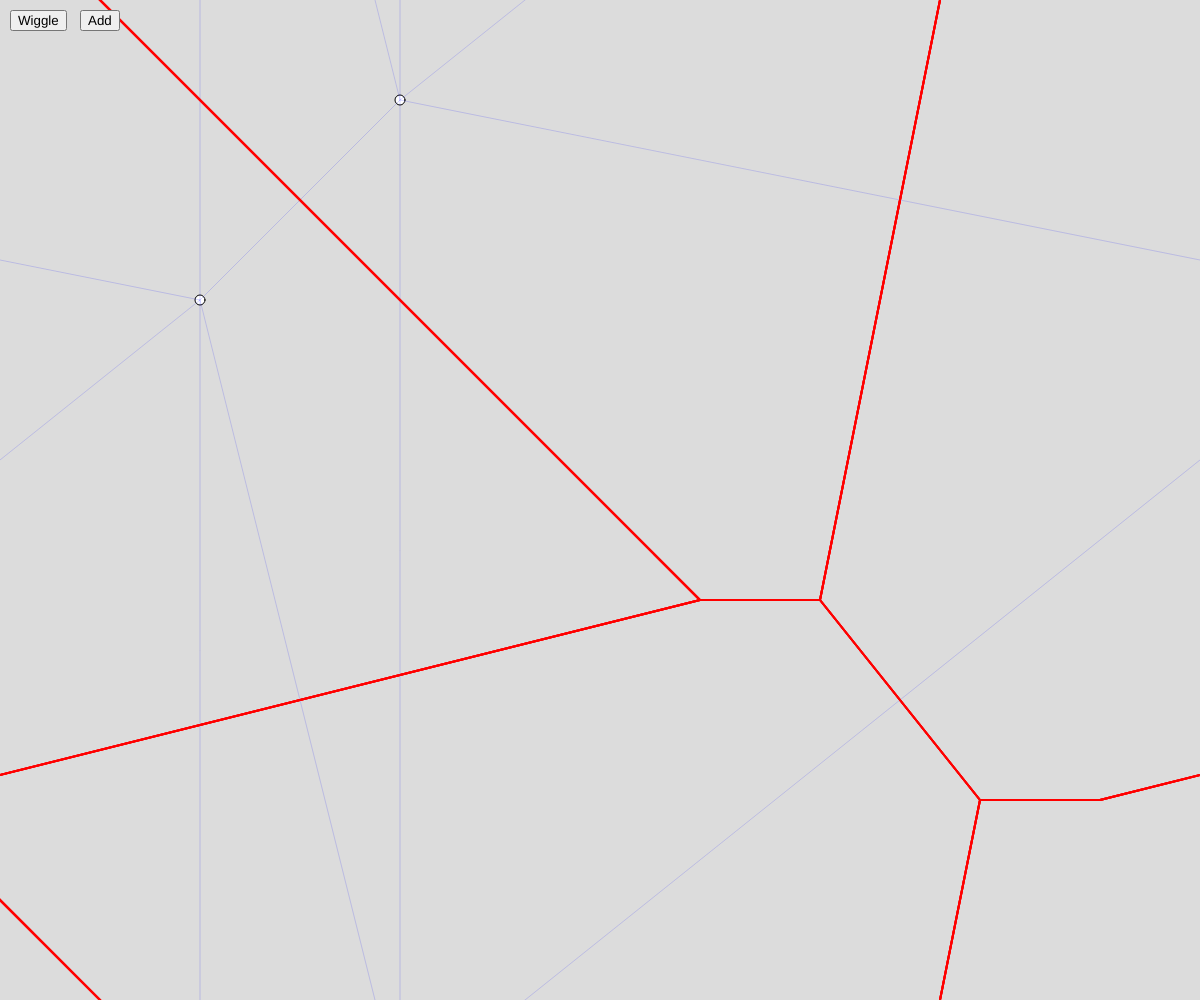
Frame 1 (no input)
Frame 60 (no input): identical to frame 1, image omitted
Frame 120 (the mouse pressed at the canvas centre since frame 60): identical to frame 1, image omitted

The p5.js sketch that drew this single still picture (run headless with seeded random() and noise() and a simulated clock; from frame 60 on, the mouse is pressed at the canvas centre):

// p5.js sketch
// ── sketch.js
let voronoi;
let wiggling;

function setup() {
  createCanvas(window.innerWidth, window.innerHeight, 800);
  voronoi = new Voronoi([[400, 100], [200, 300]]);
  
  let btn = createButton("Wiggle");
  btn.mousePressed(toggleWiggle);
  btn.position(10, 10);
  
  let add_p = createButton("Add");
  add_p.mousePressed(add_particle);
  add_p.position(80, 10);
  
  wiggling = false;
  
  frameRate(30);
}

function draw() {
  background(220);
  voronoi.update(wiggling);
  voronoi.display();
}

function keyPressed() {
  if (key === 'p') {
    voronoi.add_particle(mouseX, mouseY, wiggling);
  }
}

function doubleClicked() {
  voronoi.add_particle(mouseX, mouseY, wiggling);
}

function add_particle() {
  voronoi.add_particle(random(0, width), random(0, height), wiggling);
}

function toggleWiggle() {
  voronoi.toggleWiggle();
  wiggling = !wiggling;
}
// ── Particle.js
class Particle {
  constructor(x, y, wiggling) {
    this.pos = createVector(x, y);
    this.seed = [x, y];
    this.selected = false;
    this.picked = false;
    this.size = 10;
    this.wiggle = wiggling;
  }
  
  display() {
    push();
    fill(255);
    if (this.selected || this.picked) {
      stroke(255, 0, 0);
    } else {
      stroke(0, 0, 0);
    }
    translate(this.pos.x, this.pos.y);
    circle(0, 0, this.size);
    pop();
  }
  
  update() {
    var touching
    if (this.selected && (mouseIsPressed || (touches.length > 0))) {
      this.picked = true;
      this.pos.x = mouseX;
      this.pos.y = mouseY;
    } else {
      this.picked = false;
    }
    const distance = (this.pos.x - mouseX)**2 + (this.pos.y - mouseY)**2
    if (distance < (this.size/2)**2) {
      this.selected = true;
    } else {
      this.selected = false;
    }
    
    if (this.wiggle) {
      let dx = 5*noise(0.005*frameCount + this.seed[0]) - 2.5 
      let dy = 5*noise(0.005*frameCount + this.seed[1]) - 2.5 
      this.pos.x = this.wrap(this.pos.x + dx, 0, width);
      this.pos.y = this.wrap(this.pos.y + dy, 0, height);
    }
    
    for (let touch of touches) {
      const distance = (this.pos.x - touch.x)**2 + (this.pos.y - touch.y)**2
      if (distance < (this.size/2)**2) {
        this.selected = true;
      } else {
        this.selected = false;
      }
    }
  }
  
  wrap(x, minval, maxval) {
    let range = maxval - minval;
    return ((x - minval) % range + range) % range + minval;
  }
}
// ── Voronoi.js
class Voronoi {
  constructor(positions) {
    this.particles = [];
    for (let i = 0; i < positions.length; i++) {
      this.particles.push(new Particle(positions[i][0], positions[i][1]));
    }
    this.sup1 = createVector(-4*width, -height);
    this.sup2 = createVector(2*width, -height);
    this.sup3 = createVector(2*width, 5*height);
    this.triangles = [];
    this.points = [];
  }
  
  toggleWiggle() {
    for (let i = 0; i < this.particles.length; i++) {
      this.particles[i].wiggle = !this.particles[i].wiggle;
    }
  }
  
  update() {
    for (let i = 0; i < this.particles.length; i++) {
      this.particles[i].update();
    }
    
    // do delauny triangulation
    // add ghost points for periodic boundary conditions
    var periodic_points = [];
    for (let i = -1; i < 2; i++) {
      for (let j = -1; j < 2; j++) {
        for (let k = 0; k < this.particles.length; k++) {
          periodic_points.push(createVector(this.particles[k].pos.x + i * width, 
                                this.particles[k].pos.y + j * height));
        }
      }
    }
    this.points = periodic_points;
//     let periodic_points = []
//     for (let k = 0; k < this.particles.length; k++) {
//       periodic_points.push(this.particles[k].pos);
//     }
    let triangulation = [];
    // add super triangle
    triangulation.push(new Triangle(this.sup1, this.sup2, this.sup3));
    for (let i = 0; i < periodic_points.length; i++) {
      let new_triangulation = [];
      let bad_triangles = [];
      for (let j = 0; j < triangulation.length; j++) {
        if (triangulation[j].in_circumcircle(periodic_points[i])) {
          bad_triangles.push(triangulation[j]);
        } else {
          new_triangulation.push(triangulation[j]);
        }
      }
      let edges = [];
      for (let j = 0; j < bad_triangles.length; j++) {
        edges.push([bad_triangles[j].vertices[0],
                    bad_triangles[j].vertices[1]]);
        
        edges.push([bad_triangles[j].vertices[1],
                    bad_triangles[j].vertices[2]]);

        edges.push([bad_triangles[j].vertices[2],
                    bad_triangles[j].vertices[0]]);
      }
      // find unique edges and retriangulate the resulting polygon with these edges
      for (let j = 0; j < edges.length; j++) {
        let count = 0;
        for (let k = 0; k < edges.length; k++) {
          if (Triangle.same_edge(edges[k], edges[j])) {
            count++;
          }
        }
        if (count == 1) {
          // unique edge
          new_triangulation.push(new Triangle(edges[j][0], 
                                              edges[j][1],
                                              periodic_points[i]));
        }
      }
      triangulation = new_triangulation;
    }
    let final_triangulation = [];
    for (let i = 0; i < triangulation.length; i++) {
      if (!(triangulation[i].has_vertex(this.sup1) ||
          triangulation[i].has_vertex(this.sup2) ||
          triangulation[i].has_vertex(this.sup3))) {
        final_triangulation.push(triangulation[i]);
      }
    }
    this.triangles = final_triangulation;
  }
  
  display() {
    for (let i = 0; i < this.particles.length; i++) {
      this.particles[i].display();
    }
    
    for (let i = 0; i < this.triangles.length; i++) {
      this.triangles[i].display();
    }
    
    // draw the voronoi diagram
    for (let i = 0; i < this.points.length; i++) {
      let tris = []
      for (let j = 0; j < this.triangles.length; j++) {
        if (this.triangles[j].has_vertex(this.points[i])) {
          tris.push(this.triangles[j]);
        }
      }
      for (let l = 0; l < tris.length; l++) {
        for (let k = 0; k < tris.length; k++) {
          if (k != l) {
            if (tris[l].shares_edge(tris[k])) {
              push();
              stroke(255, 0, 0);
              strokeWeight(2);
              line(tris[l].circumcenter.x, tris[l].circumcenter.y, 
                   tris[k].circumcenter.x, tris[k].circumcenter.y)
              pop();
            }
          }
        }
      }
    }
  }
  
  add_particle(x, y, wiggling) {
    this.particles.push(new Particle(x, y, wiggling));
  }
}

class Triangle {
  constructor(pos1, pos2, pos3) {
    // sort the indices anticlockwise 
    let a = p5.Vector.sub(pos1, pos2);
    let b = p5.Vector.sub(pos2, pos3);
    let det_ab = a.x * b.y - b.x * a.y;
    if (det_ab < 0) {
      this.vertices = [pos1, pos3, pos2];
    } else if (det_ab > 0) {
      this.vertices = [pos1, pos2, pos3];
    } else {
      this.vertices = [pos1, pos2, pos3];
    }
  }
  
  in_circumcircle(pos) {
    // calculate vectors for test determinant
    let v1 = createVector(this.vertices[0].x - pos.x, 
                          this.vertices[1].x - pos.x, 
                          this.vertices[2].x - pos.x);
    let v2 = createVector(this.vertices[0].y - pos.y, 
                          this.vertices[1].y - pos.y, 
                          this.vertices[2].y - pos.y);
    let v3 = createVector(v1.x**2 + v2.x**2, v1.y**2 + v2.y**2, v1.z**2 + v2.z**2)
    // calulate volume of parallelipiped as determinant
    let determinant = (v1.cross(v2)).dot(v3);
    return determinant > 0;
  }
  
  get circumcenter() {
    let D = 2*(this.vertices[0].x * (this.vertices[1].y - this.vertices[2].y) +
               this.vertices[1].x * (this.vertices[2].y - this.vertices[0].y) + 
               this.vertices[2].x * (this.vertices[0].y - this.vertices[1].y));
    let u_x = 1/D * (this.vertices[0].magSq() * (this.vertices[1].y - this.vertices[2].y) + 
                     this.vertices[1].magSq() * (this.vertices[2].y - this.vertices[0].y) + 
                     this.vertices[2].magSq() * (this.vertices[0].y - this.vertices[1].y));
    let u_y = 1/D * (this.vertices[0].magSq() * (this.vertices[2].x - this.vertices[1].x) + 
                     this.vertices[1].magSq() * (this.vertices[0].x - this.vertices[2].x) + 
                     this.vertices[2].magSq() * (this.vertices[1].x - this.vertices[0].x));
    return createVector(u_x, u_y);
  }
  
  has_vertex(pos) {
    return this.vertices[0].equals(pos) || 
           this.vertices[1].equals(pos) || 
           this.vertices[2].equals(pos)
  }
  
  static same_edge(edge1, edge2) {
    return ((edge1[0].equals(edge2[0])) && (edge1[1].equals(edge2[1]))) || 
           ((edge1[0].equals(edge2[1])) && (edge1[1].equals(edge2[0])))
  }
  
  shares_edge(tri) {
    let count = 0;
    for (let i = 0; i < tri.vertices.length; i++) {
      count += int(this.has_vertex(tri.vertices[i]));
    }
    if (count > 1) {
      return true;
    } else {
      return false
    }
  }
  
  display() {
    push();
    stroke(0, 0, 255, 20);
    strokeWeight(1);
    noFill();
    beginShape();
    vertex(this.vertices[0].x, this.vertices[0].y);
    vertex(this.vertices[1].x, this.vertices[1].y);
    vertex(this.vertices[2].x, this.vertices[2].y);
    endShape(CLOSE);
    pop();
  }
}
